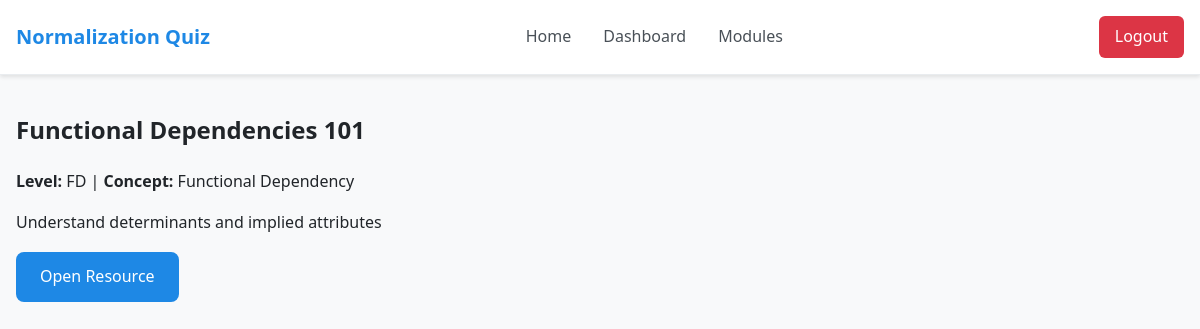
Page /module/1 (signed in) on the earlier database version.
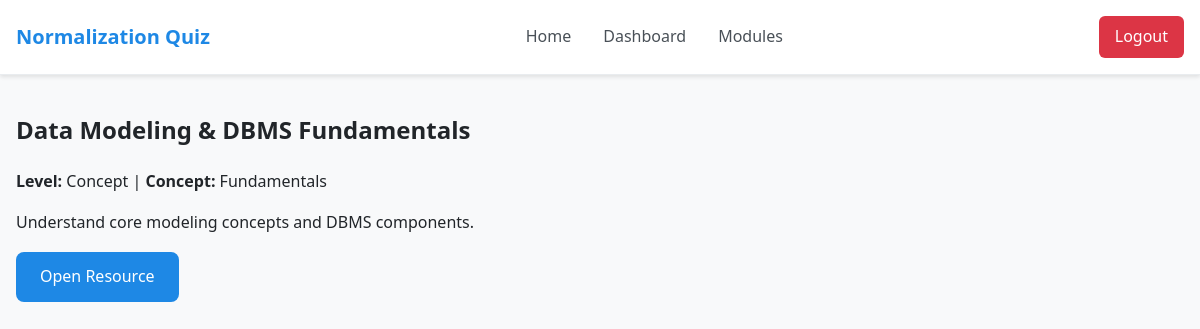
Same page on the later database version.
### tables this page shows
CREATE TABLE module (
  module_id INTEGER PRIMARY KEY,
  title TEXT NOT NULL,
  description TEXT,
  nf_level TEXT NOT NULL,
  concept_tag TEXT NOT NULL,
  resource_url TEXT
);

### app.py (the view)
@app.route("/module/<int:module_id>")
@login_required
def module_page(module_id: int):
    db = get_db()
    cur = db.execute(
        "SELECT module_id, title, description, nf_level, concept_tag, resource_url FROM module WHERE module_id=?",
        (module_id,),
    )
    module = cur.fetchone()
    if not module:
        flash("Module not found.")
        return redirect(url_for("index"))
    return render_template("module.html", module=module)

### app.py (called while the page is built)
def ensure_csrf_token() -> None:
    if not session.get("csrf_token"):
        session["csrf_token"] = secrets.token_hex(16)

@app.before_request
def before_request() -> None:
    ensure_csrf_token()

def login_required(view):
    @wraps(view)
    def wrapped(*args, **kwargs):
        if not session.get("student_id"):
            if request.path.startswith("/api/") or request.path == "/submit":
                return redirect(url_for("login"))
            flash("Please log in to continue.")
            return redirect(url_for("login"))
        return view(*args, **kwargs)
    return wrapped

### db_utils.py (called while the page is built)
def _clean_path(value: Optional[str]) -> str:
    if not value:
        return str(DEFAULT_DB_RELATIVE)
    cleaned = value.strip().strip('"').strip("'")
    return cleaned or str(DEFAULT_DB_RELATIVE)

def resolve_db_path(raw: Optional[str] = None) -> Path:
    candidate = Path(_clean_path(raw))
    if not candidate.is_absolute():
        candidate = APP_ROOT / candidate
    return candidate

def ensure_db_path(raw: Optional[str] = None) -> Path:
    path = resolve_db_path(raw)
    path.parent.mkdir(parents=True, exist_ok=True)
    return path

### templates/module.html (shortened to what this page needs)
{% extends 'base.html' %}
{% block content %}
<h2>{{ module.title }}</h2>
<p><strong>Level:</strong> {{ module.nf_level }} | <strong>Concept:</strong> {{ module.concept_tag }}</p>
<p>{{ module.description }}</p>
<p><a class="btn" href="{{ module.resource_url }}" target="_blank">Open Resource</a></p>
{% endblock %}

Differences in the rows shown:
changed module: title "Functional Dependencies 101" → "Data Modeling & DBMS Fundamentals"; nf_level "FD" → "Concept"; concept_tag "Functional Dependency" → "Fundamentals"; description "Understand determinants and implied attributes" → "Understand core modeling concepts and DBMS components."
